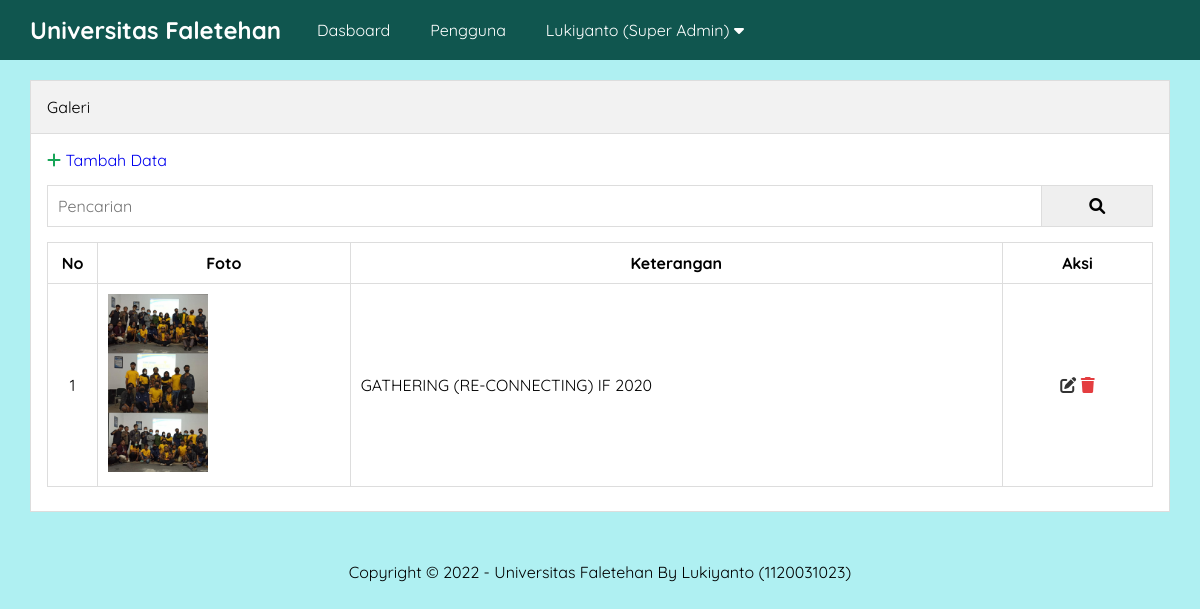
Page /admin/galeri.php (signed in) on the committed database.
### tables this page shows
CREATE TABLE `pengaturan` (
  `id` int(11) NOT NULL,
  `nama` varchar(50) NOT NULL,
  `email` varchar(50) NOT NULL,
  `telepon` varchar(20) NOT NULL,
  `alamat` text NOT NULL,
  `logo` varchar(50) NOT NULL,
  `favicon` varchar(50) NOT NULL,
  `tentang_universitas` text NOT NULL,
  `foto_universitas` varchar(50) NOT NULL,
  `google_maps` text NOT NULL,
  `nama_rektor` varchar(50) NOT NULL,
  `foto_rektor` varchar(50) NOT NULL,
  `sambutan_rektor` text NOT NULL,
  `created_at` timestamp NOT NULL DEFAULT current_timestamp(),
  `updated_at` datetime DEFAULT NULL
);

CREATE TABLE `galeri` (
  `id` int(11) NOT NULL,
  `foto` varchar(50) NOT NULL,
  `keterangan` varchar(50) NOT NULL,
  `created_at` timestamp NOT NULL DEFAULT current_timestamp(),
  `updated_at` datetime DEFAULT NULL
);

### admin/galeri.php (the view, shortened to what this page needs)
<?php include 'header.php' ?>
    <div class="content">
        <div class="container">
            <div class="box">
                <div class="box-header">
                    Galeri
                </div>
                <div class="box-body">
                    <a href="tambah-galeri.php"><i class="fa fa-plus text-green"></i> Tambah Data</a>
                    <form action="">
                        <div class="input-group">
                            <input type="text" name="key" id="Pencarian" placeholder="Pencarian">
                            <button type="submit"><i class="fa fa-search"></i></button>
                        </div>
                    </form>
                    <table class="table">
                        <thead>
                            <tr>
                                <th>No</th>
                                <th>Foto</th>
                                <th>Keterangan</th>
                                <th>Aksi</th>
                            </tr>
                        </thead>
                        <tbody>
                            <?php
                            $no = 1;
                                $where = " WHERE 1=1 ";
                                $galeri = mysqli_query($koneksi, "SELECT * FROM galeri $where ORDER BY id DESC");
                                if(mysqli_num_rows($galeri) > 0){
                                    while($p = mysqli_fetch_array($galeri)) {
                            ?>
                            <tr>
                                <td><?= $no++ ?></td>
                                <td><img src="../uploads/galeri/<?= $p['foto'] ?>" width="100px"></td>
                                <td><?= $p['keterangan'] ?></td>
                                <td>
                                    <a href="edit-galeri.php?id=<?= $p['id'] ?>" title="Edit Data" class="text-black"><i class="fa fa-edit"></i></a>
                                    <a href="hapus.php?idgaleri=<?= $p['id'] ?>" onclick="return confirm('Yakin Ingin Menghapus Data?')" title="Hapus Data" class="text-red"><i class="fa fa-trash"></i></a>
                                </td>
                            </tr>
                        <?php }}else { ?>
                            <tr>
                                <td colspan="4">Data tidak ada</td>
                            </tr>
                        <?php } ?>
                        </tbody>
                    </table>
                </div>
            </div>
        </div>
    </div>
<?php include 'footer.php' ?>

### admin/header.php (shortened to what this page needs)
<?php
    include '../koneksi.php';
    $identitas  = mysqli_query($koneksi, "SELECT * FROM pengaturan ORDER BY id DESC LIMIT 1");
    $d = mysqli_fetch_object($identitas);
?>
<!DOCTYPE html>
<html lang="en">
<head>
    <link rel="stylesheet" type="text/css" href="../assets/css/style.css">
    <link rel="stylesheet" href="https://cdnjs.cloudflare.com/ajax/libs/font-awesome/6.0.0/css/all.min.css" />
</head>
<body class="bg-light">
    <div class="navbar">
        <div class="container">
            <h2 class="nav-brand float-left"><a href="index.php"><?= $d->nama ?></a></h2>
            <ul class="nav-menu float-left">
                <li><a href="index.php">Dasboard</a></li>
                <?php if($_SESSION['ulevel'] == 'Super Admin'){ ?>
                    <li><a href="pengguna.php">Pengguna</a></li>
                <?php }
                    if($_SESSION['ulevel'] == 'User'){echo "<script>window.location='../index.php'</script>";} ?>
                <li>
                    <a href="#"><?= $_SESSION['uname'] ?> (<?= $_SESSION['ulevel'] ?>) <i class="fa fa-caret-down"></i></a>
                </li>
            </ul>
        </div>
    </div>

### admin/footer.php (shortened to what this page needs)
    <div class="footer">
        <div class="container text-center">
            Copyright &copy; 2022 - <?= $d->nama ?> By Lukiyanto (1120031023)
        </div>
    </div>
</body>
</html>

### assets/css/style.css (style rules this page uses)
* { margin: 0; padding: 0; font-family: 'Quicksand', sans-serif; box-sizing: border-box; }
a { text-decoration: none; }
.float-left { float: left; }
.container { width: 1140px; margin: 0 auto; }
.container:after { content: ""; display: block; clear: both; }
.bg-light { background-color: #AFF0F2; }
.box { border: 1px solid #ddd; background-color: #fff; }
.box-header { padding: 16px; border-bottom: 1px solid #ddd; background-color: #f2f2f2; }
.box-body { padding: 16px; }
form { margin: 15px 0; }
.text-center { text-align: center; }
.navbar { height: 60px; width: 100%; background-color: #10564F; position: fixed; top: 0; z-index: 1000; }
.navbar a { color: #fff; }
.nav-brand { display: inline-block; padding: 15px 0; margin-right: 16px; }
.nav-menu { display: flex; list-style: none; }
.nav-menu li a { padding: 20px; display: inline-block; }
.content { padding: 80px 0 30px 0; }
.footer { padding: 20px 0; }
.table { width: 100%; border-collapse: collapse; margin: 8px 0; }
.table th, .table td { border: 1px solid #ddd; padding: 10px; }
.table td:first-child { width: 50px; text-align: center; }
.table td:last-child { width: 150px; text-align: center; }
.text-red { color: #E43D40; }
.text-green { color: #18A558; }
.text-black { color: #333; }
.input-group:after { content: ""; clear: both; display: block; }
.input-group input[type="text"] { width: 90%; padding: 10px; font-size: 16px; float: left; border: 1px solid #ddd; }
.input-group button { width: 10%; padding: 10px; font-size: 16px; float: left; border: 1px solid #ddd; border-left: none; }

### rows in the picture
pengaturan: nama "Universitas Faletehan"
galeri: foto (picture), keterangan "GATHERING (RE-CONNECTING) IF 2020"

### other values in the picture
$_SESSION['uname'] "Lukiyanto"
$_SESSION['ulevel'] "Super Admin"
